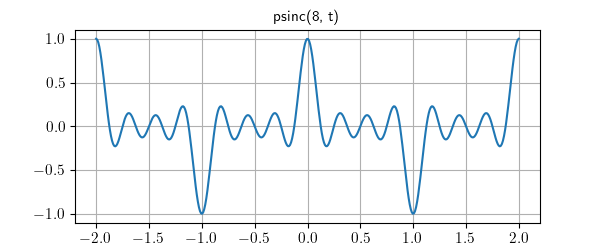

This chart was generated by the following Python code:
from matplotlib.pyplot import savefig, style
from lcapy import *

style.use('function.mplstyle')
psinc(8, t).plot((-2, 2), title='psinc(8, t)')
savefig(__file__.replace('.py', '.png'))
